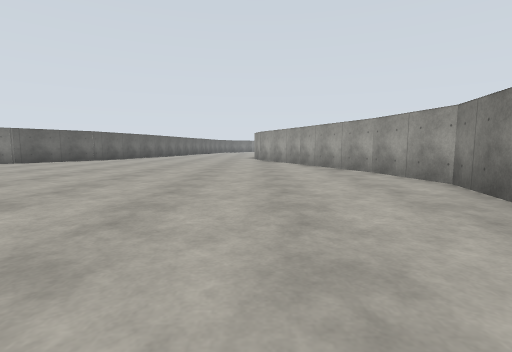
View 1 (above)

24 first-person views from a walk through a world built for the Gazebo simulator. The camera is 1.2 m above the floor, tilts 6° down and sees 85° across. The floor is counted in squares, 2 m on a side. Each view is taken from the middle of a square. On the plan, view 1 faces up. The plan holds only what a view shows up to about 9 squares ahead; the rest is blank. The place goes on beyond the plan.

View 2
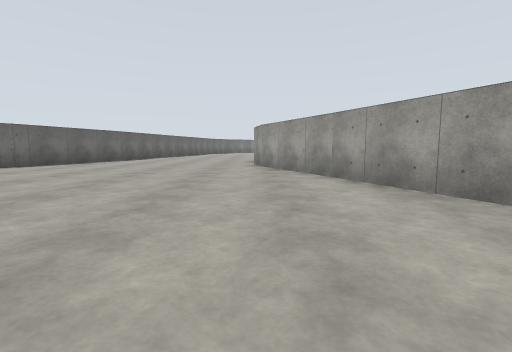

View 3
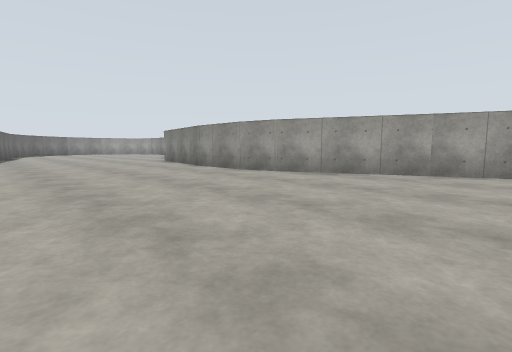

View 4
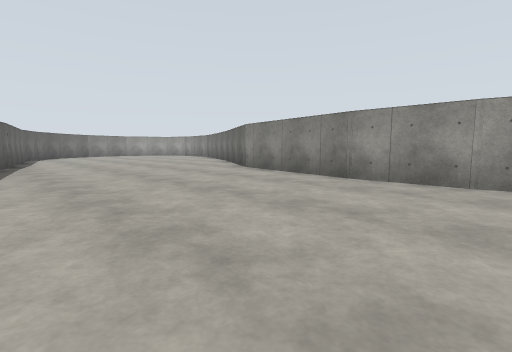

View 5
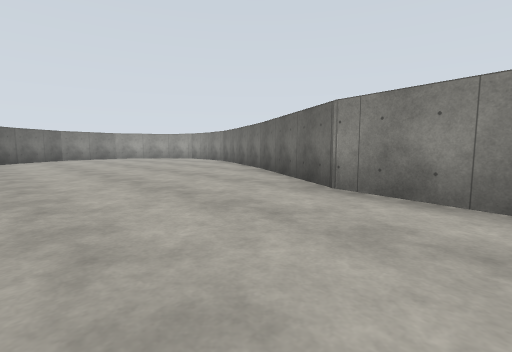

View 6
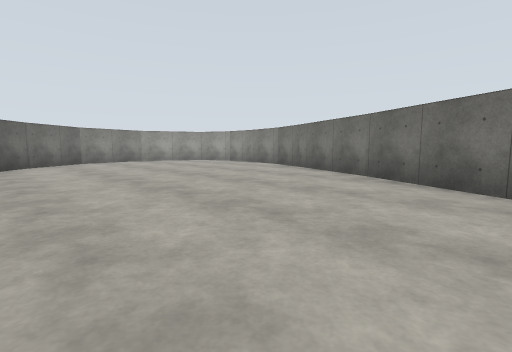

View 7
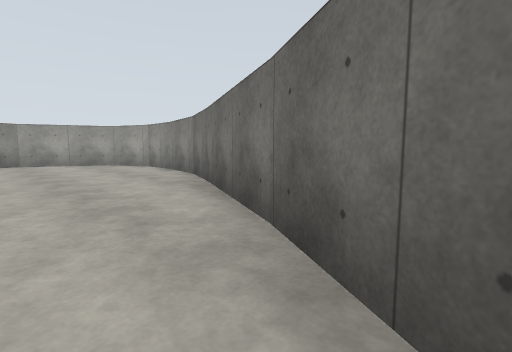

View 8
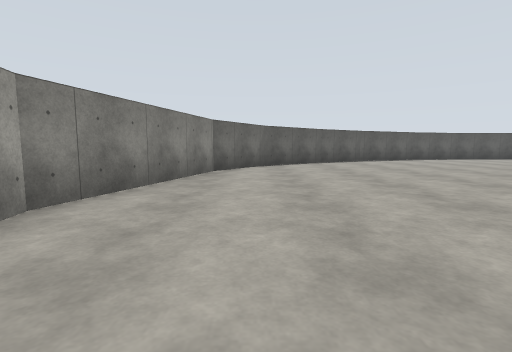

View 9
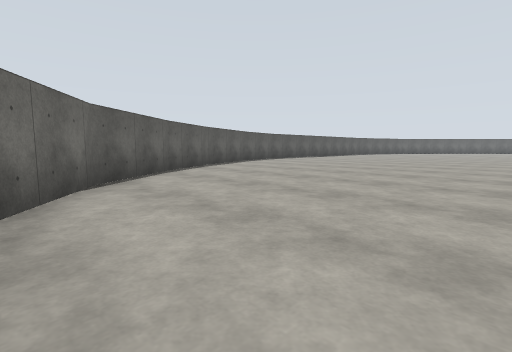

View 10
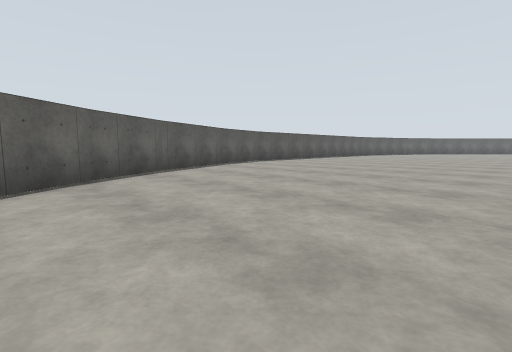

View 11
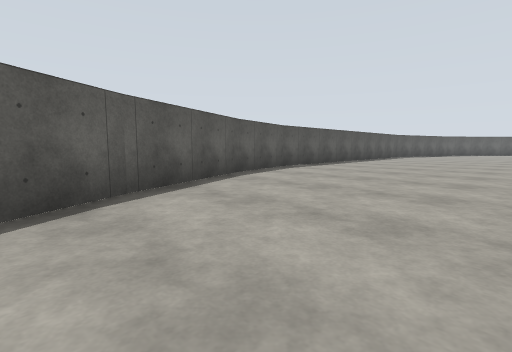

View 12
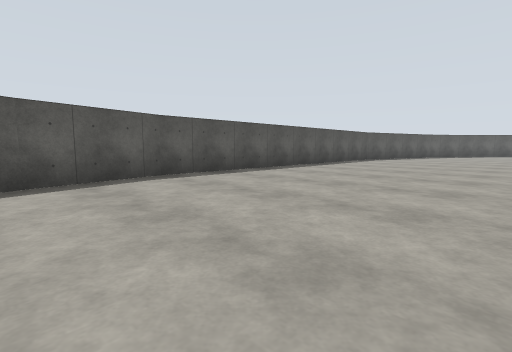

View 13
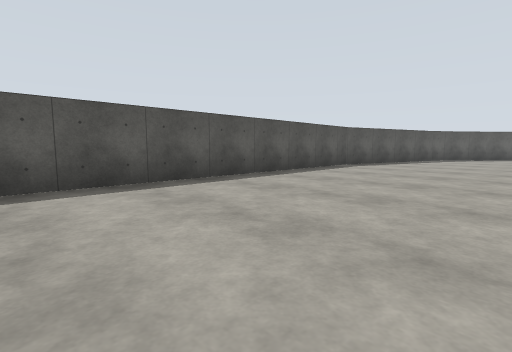

View 14
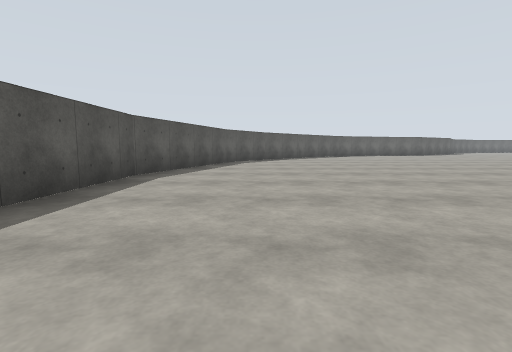

View 15
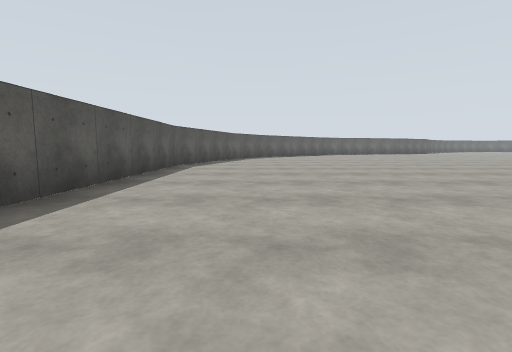

View 16
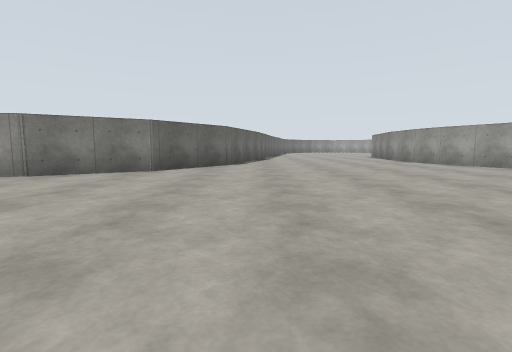

View 17
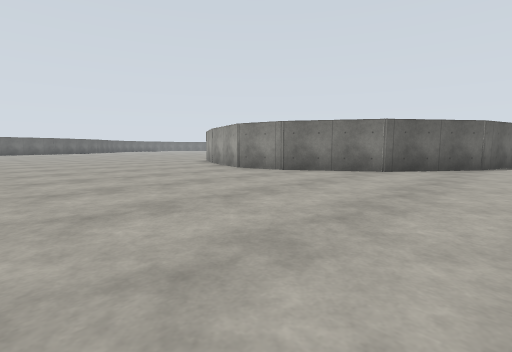

View 18
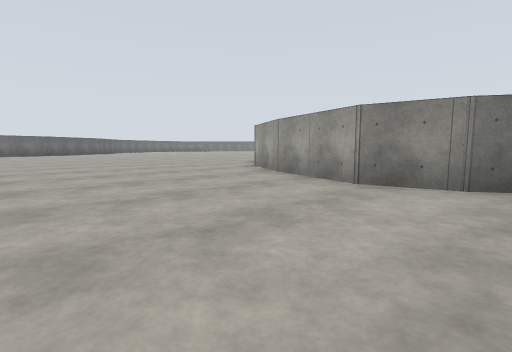

View 19
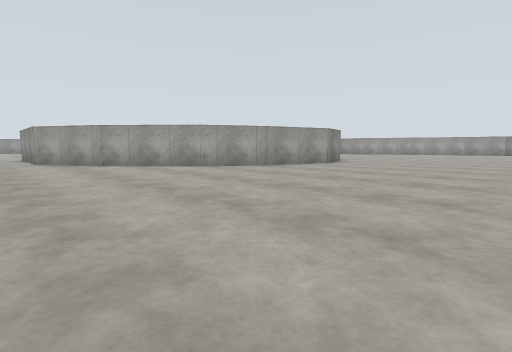

View 20
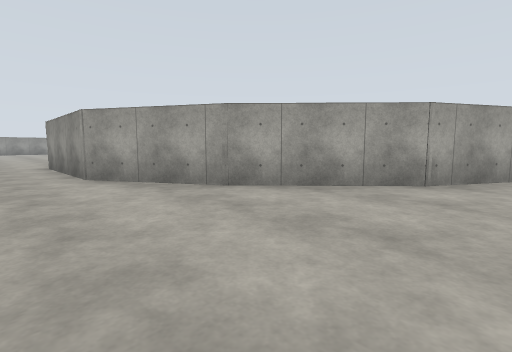

View 21
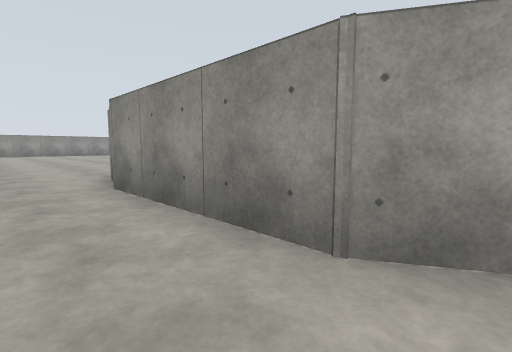

View 22
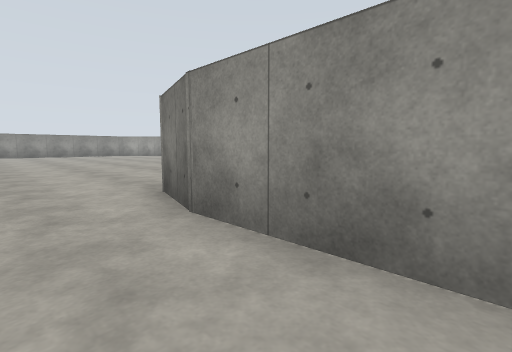

View 23
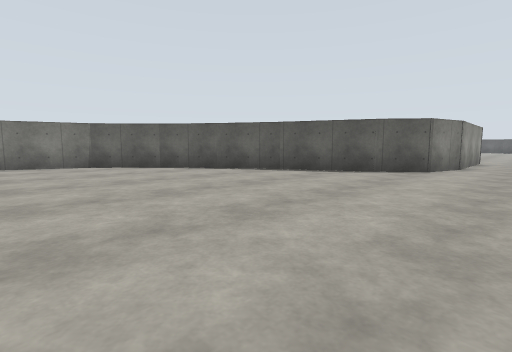

View 24
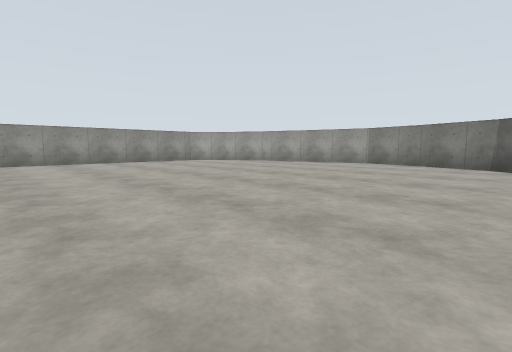

### Floor plan
Points are (right, up) in squares from view 1. A wall is a line through its corners. A room is listed if a view was taken in it or the views show most of it. See-through windows are left out.
Room 1 (views 1, 2, 3, 4, 5, 6, 7, 8, 9, 10, 11, 12, 13, 14, 15, 16, 17, 18, 19, 20, 21)
walls: (-14.2, 9) (-16.2, 10.1) (-18.4, 12.5); (-6.5, 13.7) (-6.9, 12.1) (-8.5, 9.9) (-10.6, 8.6) (-12, 8.3) (-14.5, 9.2); (0.2, 12.4) (-0.1, 13.6); (-0.1, 13.5) (-0.1, 15.6); (2.7, 6.5) (0.2, 12.6); (-0.1, 15.3) (0.6, 19) (4, 24.9); (-18.2, 12.3) (-19.6, 14.7); (-1.6, -3.6) (0.7, -1.8) (2, 0.2) (3.1, 4.4) (2.7, 6.6); (-3.4, -4.7) (-1.4, -3.5); (-8.8, -6.6) (-6.4, -6) (-3.3, -4.7); (-4, 24.9) (-4.6, 22.5); (-21.5, -5.8) (-18.9, -6.5) (-8.6, -6.5); (3.8, 24.9) (4.4, 26.4); (4.4, 26.2) (4.7, 27.9) (4.7, 29.2) (4.2, 30.7) (1.9, 31.6) (1.4, 31.5); (-1.9, 30) (-2.7, 29); (-0.9, 30.7) (-2, 29.9)
ways out: opening at (-21, 14) to room 2
Room 2 (views 22, 23, 24)
walls: (-13.4, 23.2) (-12.1, 24.7) (-11.4, 26.6); (-14.7, 22.2) (-13.3, 23.3); (-11.4, 26.5) (-11.3, 27.2); (-16.2, 21.2) (-14.6, 22.2); (-18.4, 20.2) (-16.2, 21.3); (-19, 34.9) (-20.6, 34.9); (-19.7, 18.1) (-19.3, 19.5) (-18.2, 20.3); (-19.6, 14.7) (-19.6, 18.2)
ways out: opening at (-21, 14) to room 1

Where each view was taken, in squares from view 1:
view 1: 0 up, 0 right, facing up
view 2: 4 up, 0 right, facing up
view 3: 8 up, 5 left, facing up-right
view 4: 13 up, 5 left, facing up-right
view 5: 17 up, 3 left, facing up-right
view 6: 20 up, 3 left, facing up-right
view 7: 21 up, 1 right, facing up-right
view 8: 7 up, 1 right, facing down
view 9: 3 up, 2 right, facing down-left
view 10: 2 up, 0 right, facing down-left
view 11: 1 down, 2 left, facing down-left
view 12: 1 down, 6 left, facing down-left
view 13: 2 down, 10 left, facing down-left
view 14: 4 down, 13 left, facing left
view 15: 4 down, 10 left, facing left
view 16: 3 up, 6 left, facing up
view 17: 3 up, 6 left, facing up-left
view 18: 4 up, 10 left, facing up-left
view 19: 3 up, 21 left, facing up-right
view 20: 9 up, 21 left, facing up-right
view 21: 14 up, 21 left, facing up-right
view 22: 16 up, 21 left, facing up-right
view 23: 27 up, 21 left, facing down-right
view 24: 24 up, 21 left, facing up-right
